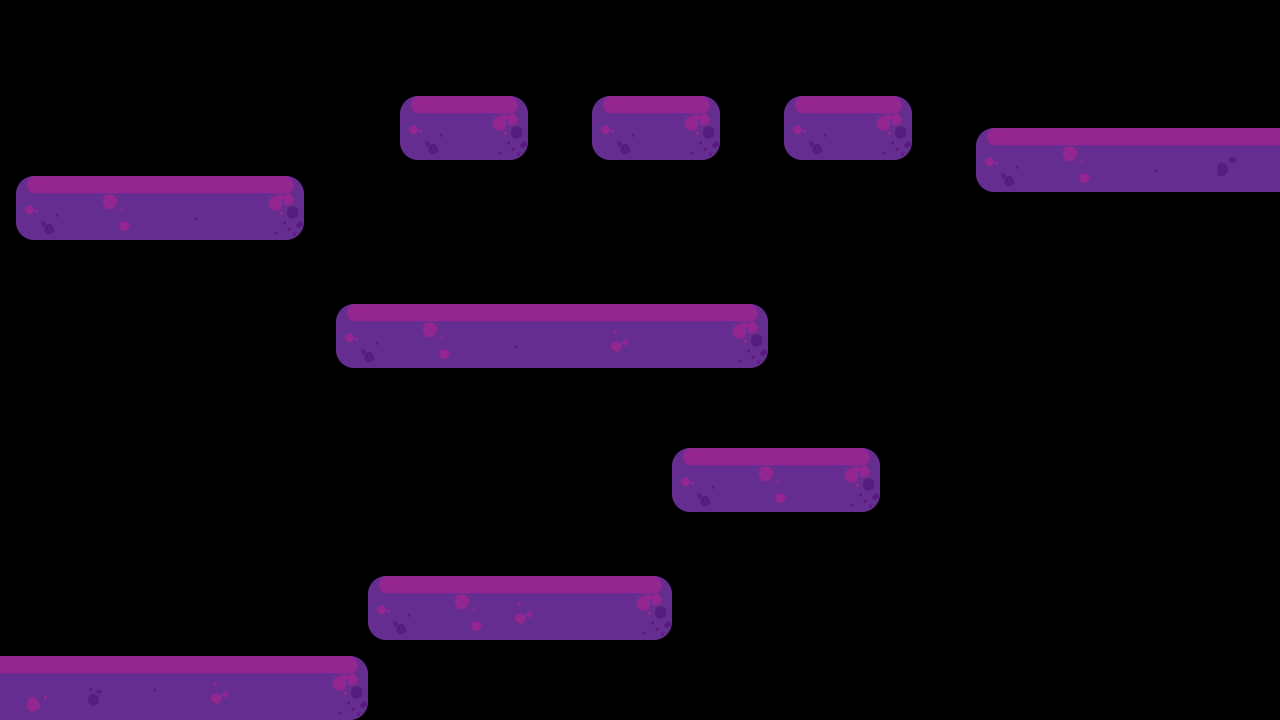

Below is a game level as drawn by its tile map, then a one-line description and the .tmx that defines it (tile-layer data replaced by summaries):
An orthogonal 80x45 tile map with 16x16 px tiles, 1 tile layer (Tile Layer 1).

<map version="1.2" tiledversion="1.2.4" orientation="orthogonal" renderorder="right-down" width="80" height="45" tilewidth="16" tileheight="16" infinite="0" nextlayerid="2" nextobjectid="1">
 <tileset firstgid="1" name="platttspritesheet" tilewidth="16" tileheight="16" tilecount="648" columns="54">
  <image source="../GitHub/CMPM120/Project_Bonds/assets/img/platforms/platttspritesheet.png" trans="000000" width="864" height="192" />
 </tileset>
 <layer id="1" name="Tile Layer 1" width="80" height="45">
  <data>[3600 cells, 572 non-empty, 168 distinct tile ids]</data>
 </layer>
</map>
